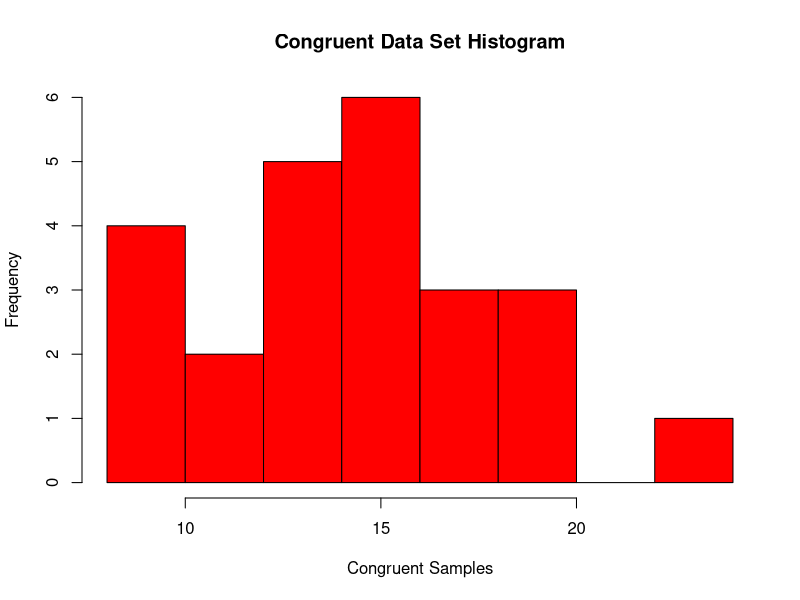
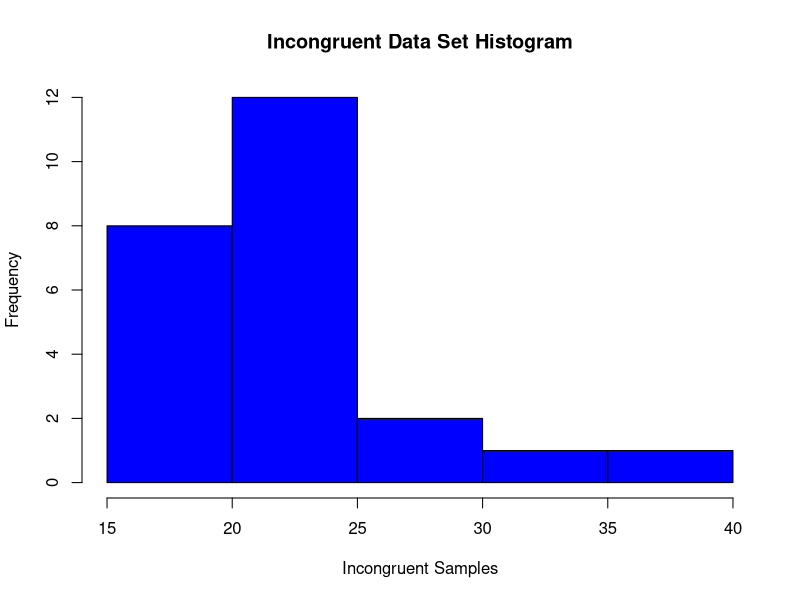
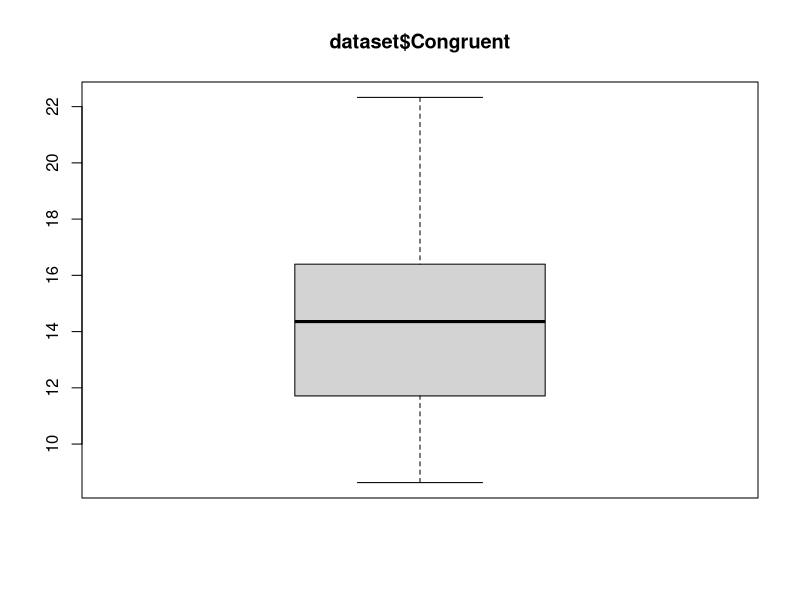
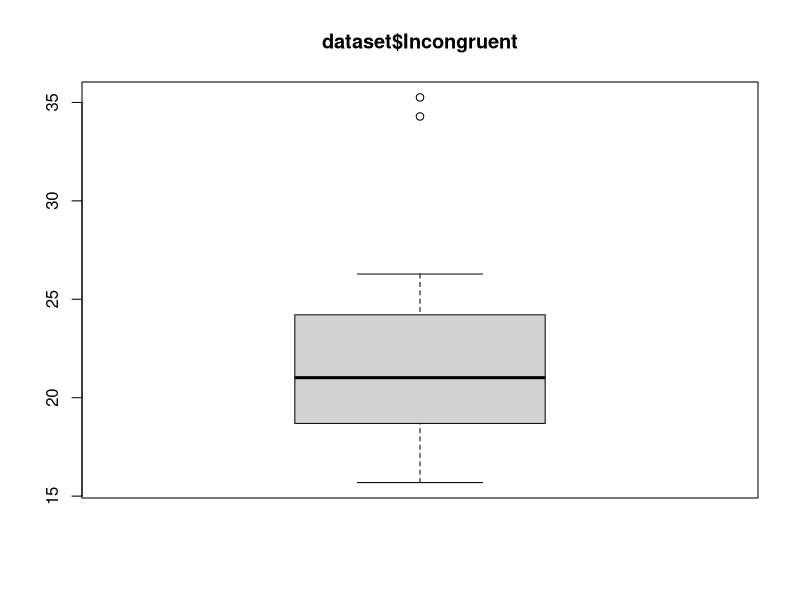
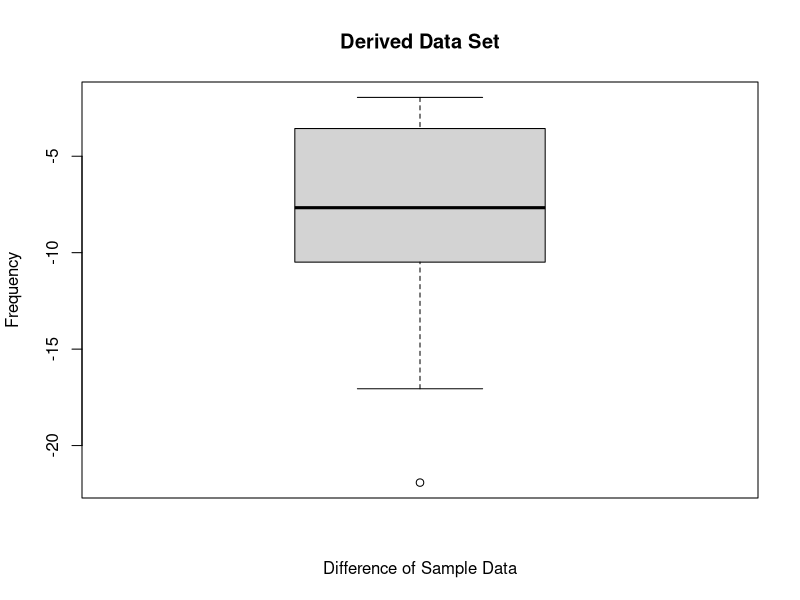
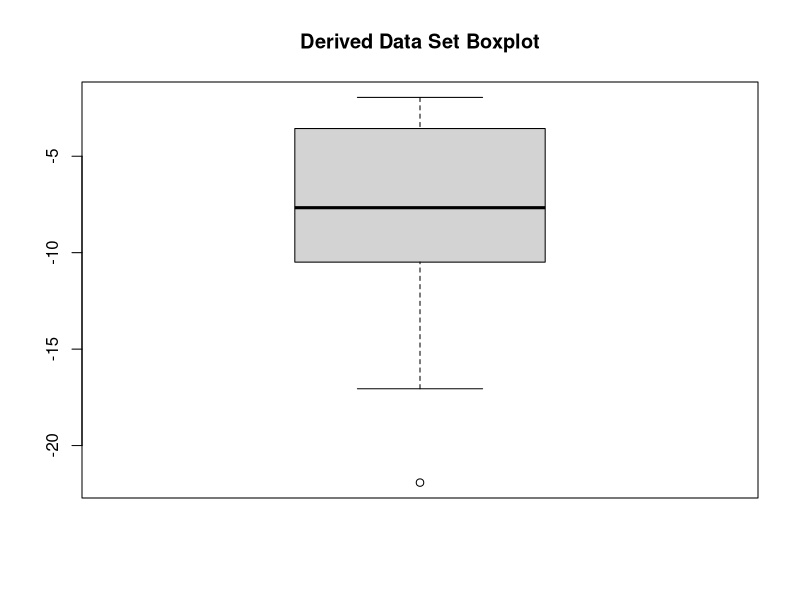
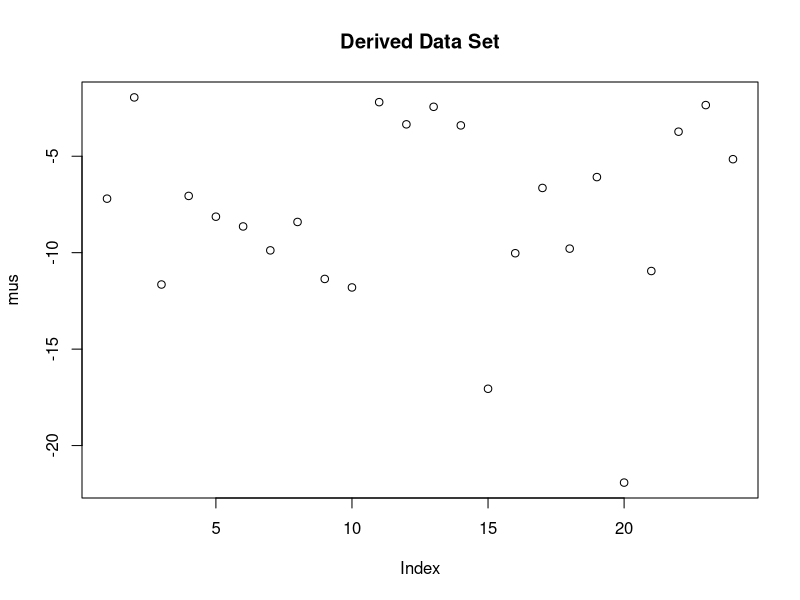
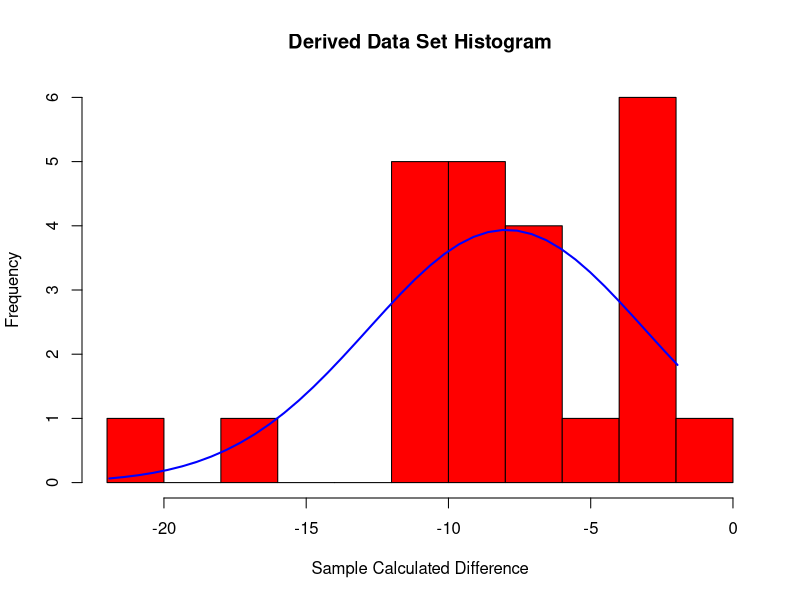

Write the R code that produced these figures, in order.
list.files()
dataset <-read.csv("stroopdata.csv")
hist(dataset$Congruent,col="red", xlab="Congruent Samples", main="Congruent Data Set Histogram")
hist(dataset$Incongruent,col="blue", xlab="Incongruent Samples", main="Incongruent Data Set Histogram")
boxplot(dataset$Congruent, main="dataset$Congruent")
boxplot(dataset$Incongruent, main="dataset$Incongruent")
xc <- c(dataset$Congruent)
xic <- c(dataset$Incongruent)
mus <-(xc-xic)
boxplot(mus, main="Derived Data Set", xlab="Difference of Sample Data", ylab="Frequency")
boxplot(mus,main="Derived Data Set Boxplot")
plot(mus, main="Derived Data Set")
h<-hist(mus, breaks=10, col="red", xlab="Sample Calculated Difference", 
        main="Derived Data Set Histogram") 
xfit<-seq(min(mus),max(mus),length=40) 
yfit<-dnorm(xfit,mean=mean(mus),sd=sd(mus)) 
yfit <- yfit*diff(h$mids[1:2])*length(mus) 
lines(xfit, yfit, col="blue", lwd=2)
plot(density(mus))
hist(mus)
print(xc)
print(xic)
print(mus)
M1 = mean(mus)
print(M1)
S1 = sd(mus)
print(S1)
print(t.test(xc,xic,alternative = "two.sided", mu = 0, paired =TRUE, var.equal = FALSE, conf.level = 0.95))
print(t.test(xc,xic,alternative = "less", mu = 0, paired =TRUE, var.equal = FALSE, conf.level = 0.95))


